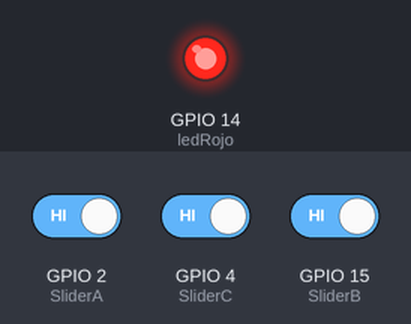
The program below on a simulated ESP32 board running MicroPython. Parts: output pins drawn as LEDs (lit = HIGH). Wiring (from the project's diagram.json): switch on GPIO 2, switch on GPIO 4, red LED on GPIO 14, switch on GPIO 15. Inputs (shaded band) come from the test bench; at power-on: GPIO 2 (SliderA) HIGH, GPIO 4 (SliderC) HIGH, GPIO 15 (SliderB) HIGH.

Above: at 1.2 s.
1.3 s: GPIO 2 (SliderA) driven LOW
At 1.6 s:
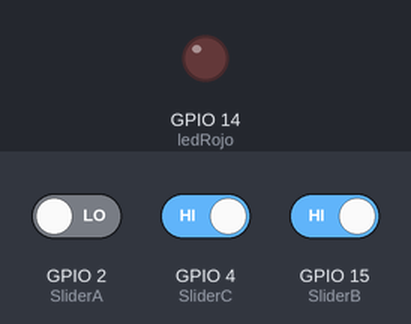
2.8 s: GPIO 2 (SliderA) driven HIGH
At 3.9 s:
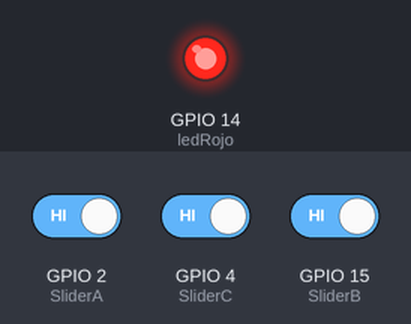
4.3 s: GPIO 4 (SliderC) driven LOW
At 5.0 s:
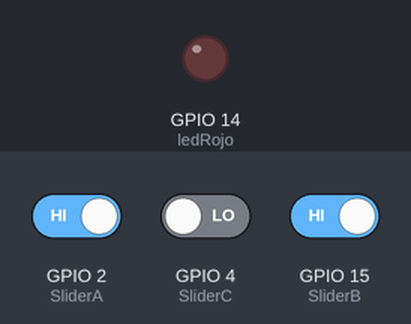
Timing chart, 0 to 7.3 s (numbered marks = the images above; inputs shaded):
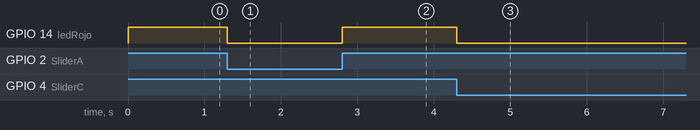

Measured:
- after the input at 1.3 s, GPIO 14 (ledRojo): HIGH → LOW at once
- after the input at 2.8 s, GPIO 14 (ledRojo): LOW → HIGH at once
- after the input at 4.3 s, GPIO 14 (ledRojo): HIGH → LOW at once

The program:

main.py
```python
import machine
from machine import Pin

ledRojo = Pin(14, Pin.OUT)

SliderA = Pin(2, Pin.IN, Pin.PULL_UP)
SliderB = Pin(15, Pin.IN, Pin.PULL_UP)
SliderC = Pin(4, Pin.IN, Pin.PULL_UP)

while True:
    A = SliderA.value()
    B = SliderB.value()
    C = SliderC.value()

    AND = (A and B and C)
    ledRojo.value(AND)
```
